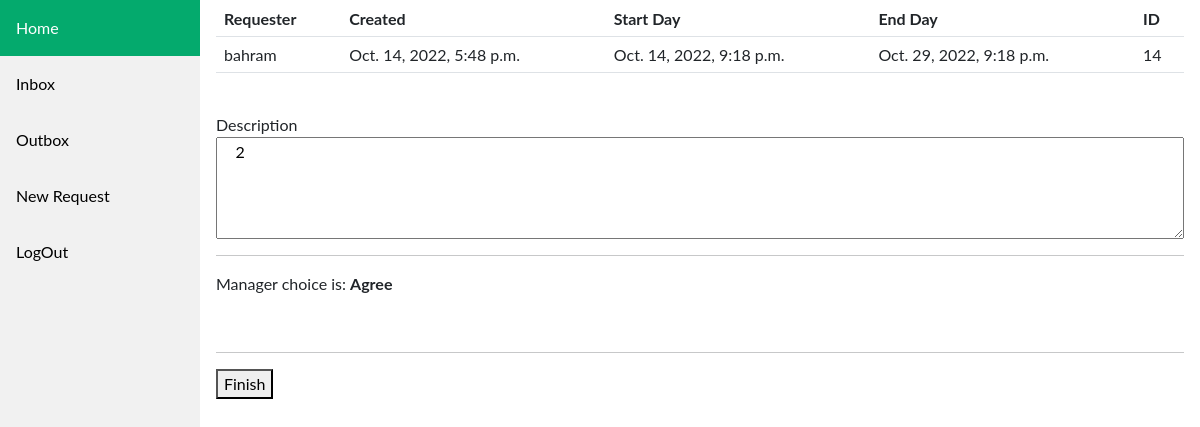
Page /message_detail/14/ (signed in) on the committed database.
### core/models.py (models this page shows)
class Reply(models.Model):
    message = models.ForeignKey(Message, on_delete=models.CASCADE)
    manager_choice = models.CharField(max_length=10)
    is_done = models.BooleanField(default=False)
    def __str__(self):
        return f"{self.message.receiver} to {self.message.sender}"

class Message(models.Model):
    start = models.DateTimeField()
    end = models.DateTimeField()
    created = models.DateTimeField(auto_now_add=True)
    updated = models.DateTimeField(auto_now=True)
    sender = models.CharField(max_length=100)
    receiver = models.CharField(max_length=100)
    description = models.TextField()
    is_reply = models.BooleanField(default=False)
    is_done = models.BooleanField(default=False)
    CHOICE = [
        ('Agree', 'agree'),
        ('DisAgree', 'disagree')
    ]
    manager_choice = models.CharField(max_length=8, choices=CHOICE)
    def __str__(self):
        return f"{self.sender} to {self.receiver}"
    class Meta:
        ordering = ('-created',)

### core/views.py (the view)
# urls.py: path('message_detail/<int:id>/', message_detail, name='message_detail'),
@cache_control(no_cache=True, must_revalidate=True, no_store=True)
@login_required()
def message_detail(request, id):
    msg = get_object_or_404(Message, id=id)
    print(msg)
    if msg.is_reply:
        reply = Reply.objects.filter(message_id=msg.id).order_by('id')[0]
        print(reply)
        return render(request, 'core/message_detail.html', {'reply': reply})
    else:
        print('hi')
        form = CHOICES()
        return render(request, 'core/message_detail.html', {'msg': msg,
                                                            'form': form})

### templates/core/message_detail.html (shortened to what this page needs)
{% extends 'core/base.html' %}
{% block content %}
  {% if reply %}
      <table class="table">
      <thead>
        <tr>
          <th scope="col">Requester</th>
          <th scope="col">Created</th>
          <th scope="col">Start Day</th>
          <th scope="col">End Day</th>
          <th scope="col">ID</th>
        </tr>
      </thead>
      <tbody>
        <tr>
          <td>{{ reply.message.sender }}</td>
          <td>{{ reply.message.created }}</td>
          <td>{{ reply.message.start }}</td>
          <td>{{ reply.message.end }}</td>
          <td>{{ reply.message.id }}</td>
        </tr>
      </tbody>
    </table>
    <br>
    <label>Description</label>
    <textarea class="col-md-12" rows="4" readonly>
    {{ reply.message.description }}
    </textarea>
      <br>
      <hr>
      <p>
        Manager choice is:
        <b>{{ reply.manager_choice }}</b>
      </p>
      <br>
      <hr>
    <form method="post" id="reply" action="{% url 'core:done_message_status' id=reply.id %}">
        <button type="submit" form="reply" value="Finish">Finish</button>
    </form>
  {% endif %}
{% endblock %}

### templates/core/base.html (style rules this page uses)
body { margin: 0; font-family: "Lato", sans-serif; }

### rows in the picture
Reply: message.sender "bahram", message.created "Oct. 14, 2022, 5:48 p.m.", message.start "Oct. 14, 2022, 9:18 p.m.", message.end "Oct. 29, 2022, 9:18 p.m.", message.id "14", message.description "2", manager_choice "Agree"
